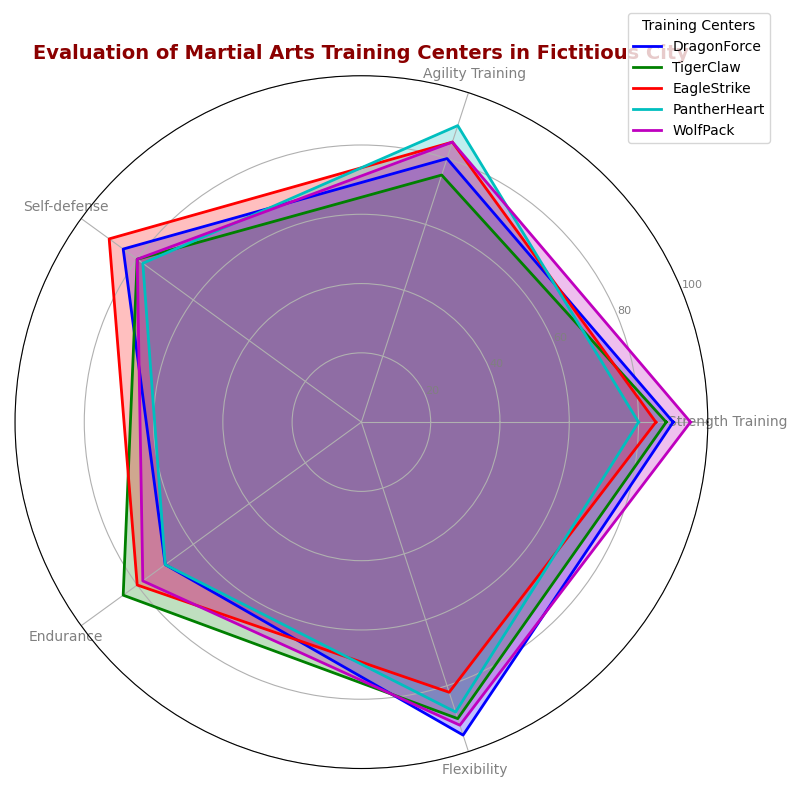

Python code for this plot:
import numpy as np
import matplotlib.pyplot as plt
from math import pi

# Backstory: Evaluating Martial Arts Training Centers 
# in terms of various training parameters in a fictional city.

# Define the training centers and parameters
centers = ['DragonForce', 'TigerClaw', 'EagleStrike', 'PantherHeart', 'WolfPack']
parameters = ['Strength Training', 'Agility Training', 'Self-defense', 'Endurance', 'Flexibility']

# Constructing data for each training center
data = np.array([
    [90, 80, 85, 70, 95],  # DragonForce
    [88, 75, 80, 85, 90],  # TigerClaw
    [85, 85, 90, 80, 82],  # EagleStrike
    [80, 90, 78, 70, 88],  # PantherHeart
    [95, 85, 80, 78, 92]   # WolfPack
])

# Number of parameters
num_vars = len(parameters)

# Compute angle for each parameter
angles = np.linspace(0, 2 * pi, num_vars, endpoint=False).tolist()
angles += angles[:1]  # close the circle

# Initialize the radar chart
fig, ax = plt.subplots(figsize=(8, 8), subplot_kw=dict(polar=True))

# Function to draw each training center in the radar plot
def plot_center(data, color, label):
    values = data.tolist()
    values += values[:1]
    ax.plot(angles, values, linewidth=2, linestyle='solid', color=color, label=label)
    ax.fill(angles, values, color=color, alpha=0.25)

# Set colors for each center
colors = ['b', 'g', 'r', 'c', 'm']

# Plot each training center
for idx, center_data in enumerate(data):
    plot_center(center_data, colors[idx], centers[idx])

# Add parameter labels
plt.xticks(angles[:-1], parameters, color='grey', size=10)

# Add values grid
plt.yticks([20, 40, 60, 80, 100], ["20", "40", "60", "80", "100"], color="grey", size=8)
plt.ylim(0, 100)

# Add a title
plt.title('Evaluation of Martial Arts Training Centers in Fictitious City', size=14, color='darkred', weight='bold', position=(0.5, 1.1))

# Add legend
plt.legend(loc='upper right', bbox_to_anchor=(1.1, 1.1), title='Training Centers')

# Automatically adjust layout to avoid overlap
plt.tight_layout()

# Display the radar chart
plt.show()
